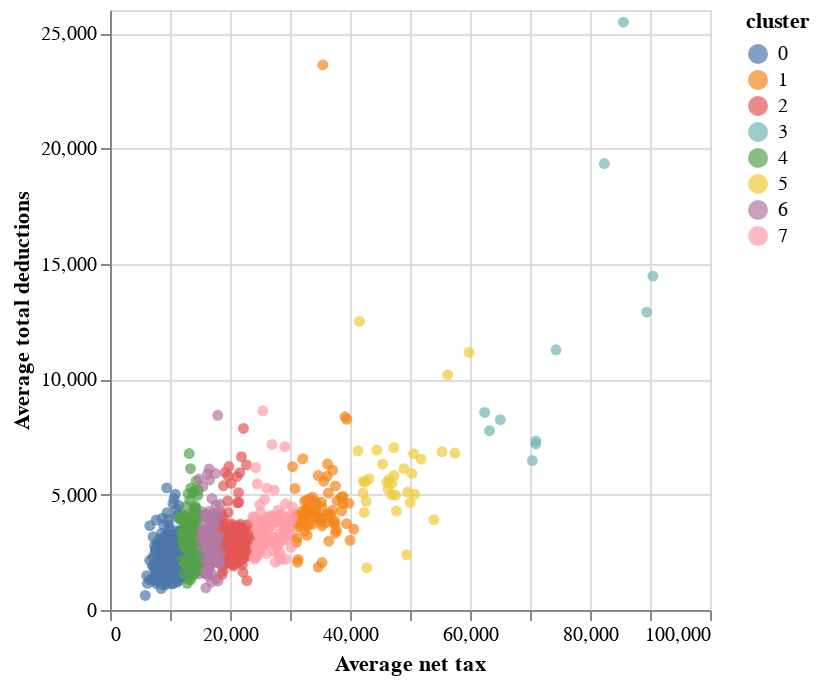

Here is the notebook cell this chart was saved with:
### Code cell
scatter_plot.encode(x='Average net tax', \
                    y='Average total deductions', \
                    color='cluster:N', \
                    tooltip=['Postcode', \
                             'cluster', 'Average net tax', \
'Average total deductions'])\
                    .interactive()

### Figure 1 — Vega-Lite specification as saved in the notebook (floating-point values rounded to 4 significant figures; data arrays with more than 128 entries replaced by an {"elided": "..."} marker saying what was removed)
{"config": {"view": {"continuousWidth": 300, "continuousHeight": 300}}, "data": {"name": "data-66858bd15455de69df319f96f12a5665"}, "mark": {"type": "circle"}, "encoding": {"color": {"field": "cluster", "type": "nominal"}, "tooltip": [{"field": "Postcode", "type": "quantitative"}, {"field": "cluster", "type": "quantitative"}, {"field": "Average net tax", "type": "quantitative"}, {"field": "Average total deductions", "type": "quantitative"}], "x": {"field": "Average net tax", "type": "quantitative"}, "y": {"field": "Average total deductions", "type": "quantitative"}}, "params": [{"name": "param_1", "select": {"type": "interval", "encodings": ["x", "y"]}, "bind": "scales"}], "$schema": "https://vega.github.io/schema/vega-lite/v5.20.1.json", "datasets": {"data-66858bd15455de69df319f96f12a5665": {"elided": "2473 records"}}}
